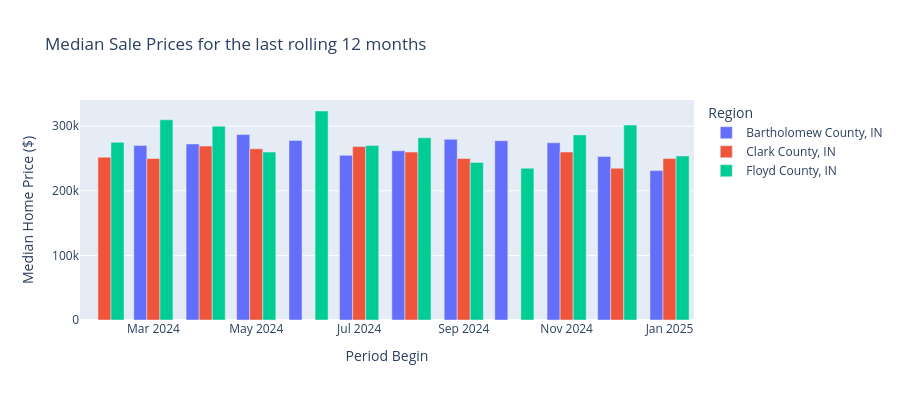

Notebook code for this chart:
### Markdown cell above
Time to visualize this data. Yippee!

### Code cell
# Create a bar graph using plotly
fig = px.bar(filtered_bcf, x='Period Begin', y='Median Sale Price', color='Region', barmode='group',
             title='Median Sale Prices for the last rolling 12 months',
             labels={'Median Sale Price': 'Median Home Price ($)', 'Date': 'Period Begin'},
             height=400)

fig.show()

### Figure 1 — Plotly figure (JSON) as saved in the notebook; plotly's stock layout.template omitted (floating-point values rounded to 4 significant figures)
{"data": [{"alignmentgroup": "True", "hovertemplate": "Region=Bartholomew County, IN<br>Period Begin=%{x}<br>Median Home Price ($)=%{y}<extra></extra>", "legendgroup": "Bartholomew County, IN", "marker": {"color": "#636efa", "pattern": {"shape": ""}}, "name": "Bartholomew County, IN", "offsetgroup": "Bartholomew County, IN", "orientation": "v", "showlegend": true, "textposition": "auto", "type": "bar", "x": ["2025-01-01T00:00:00.000000000", "2024-10-01T00:00:00.000000000", "2024-11-01T00:00:00.000000000", "2024-12-01T00:00:00.000000000", "2024-03-01T00:00:00.000000000", "2024-04-01T00:00:00.000000000", "2024-05-01T00:00:00.000000000", "2024-06-01T00:00:00.000000000", "2024-07-01T00:00:00.000000000", "2024-08-01T00:00:00.000000000", "2024-09-01T00:00:00.000000000"], "xaxis": "x", "y": [231200.0, 277500.0, 274300.0, 253000.0, 270000.0, 272400.0, 287000.0, 278000.0, 254900.0, 262000.0, 279700.0], "yaxis": "y"}, {"alignmentgroup": "True", "hovertemplate": "Region=Clark County, IN<br>Period Begin=%{x}<br>Median Home Price ($)=%{y}<extra></extra>", "legendgroup": "Clark County, IN", "marker": {"color": "#EF553B", "pattern": {"shape": ""}}, "name": "Clark County, IN", "offsetgroup": "Clark County, IN", "orientation": "v", "showlegend": true, "textposition": "auto", "type": "bar", "x": ["2025-01-01T00:00:00.000000000", "2024-11-01T00:00:00.000000000", "2024-12-01T00:00:00.000000000", "2024-02-01T00:00:00.000000000", "2024-03-01T00:00:00.000000000", "2024-04-01T00:00:00.000000000", "2024-05-01T00:00:00.000000000", "2024-07-01T00:00:00.000000000", "2024-08-01T00:00:00.000000000", "2024-09-01T00:00:00.000000000"], "xaxis": "x", "y": [250000.0, 260000.0, 234900.0, 252000.0, 250000.0, 269200.0, 265000.0, 268400.0, 259900.0, 249900.0], "yaxis": "y"}, {"alignmentgroup": "True", "hovertemplate": "Region=Floyd County, IN<br>Period Begin=%{x}<br>Median Home Price ($)=%{y}<extra></extra>", "legendgroup": "Floyd County, IN", "marker": {"color": "#00cc96", "pattern": {"shape": ""}}, "name": "Floyd County, IN", "offsetgroup": "Floyd County, IN", "orientation": "v", "showlegend": true, "textposition": "auto", "type": "bar", "x": ["2025-01-01T00:00:00.000000000", "2024-10-01T00:00:00.000000000", "2024-11-01T00:00:00.000000000", "2024-12-01T00:00:00.000000000", "2024-02-01T00:00:00.000000000", "2024-03-01T00:00:00.000000000", "2024-04-01T00:00:00.000000000", "2024-05-01T00:00:00.000000000", "2024-06-01T00:00:00.000000000", "2024-07-01T00:00:00.000000000", "2024-08-01T00:00:00.000000000", "2024-09-01T00:00:00.000000000"], "xaxis": "x", "y": [253900.0, 235000.0, 286500.0, 301800.0, 275000.0, 309900.0, 300000.0, 260000.0, 323500.0, 270000.0, 282000.0, 243900.0], "yaxis": "y"}], "layout": {"barmode": "group", "height": 400, "legend": {"title": {"text": "Region"}, "tracegroupgap": 0}, "title": {"text": "Median Sale Prices for the last rolling 12 months"}, "xaxis": {"anchor": "y", "domain": [0, 1], "title": {"text": "Period Begin"}}, "yaxis": {"anchor": "x", "domain": [0, 1], "title": {"text": "Median Home Price ($)"}}}}
